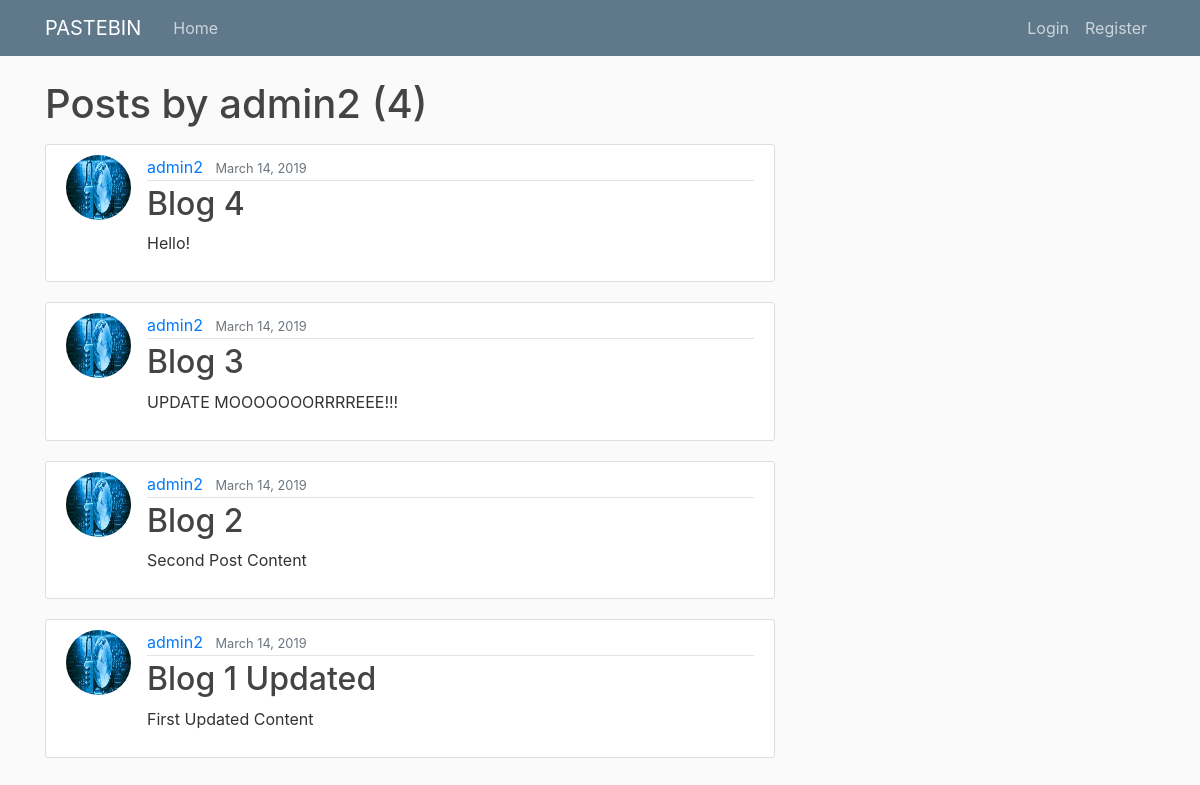
The app's page /user/admin2/, older data.
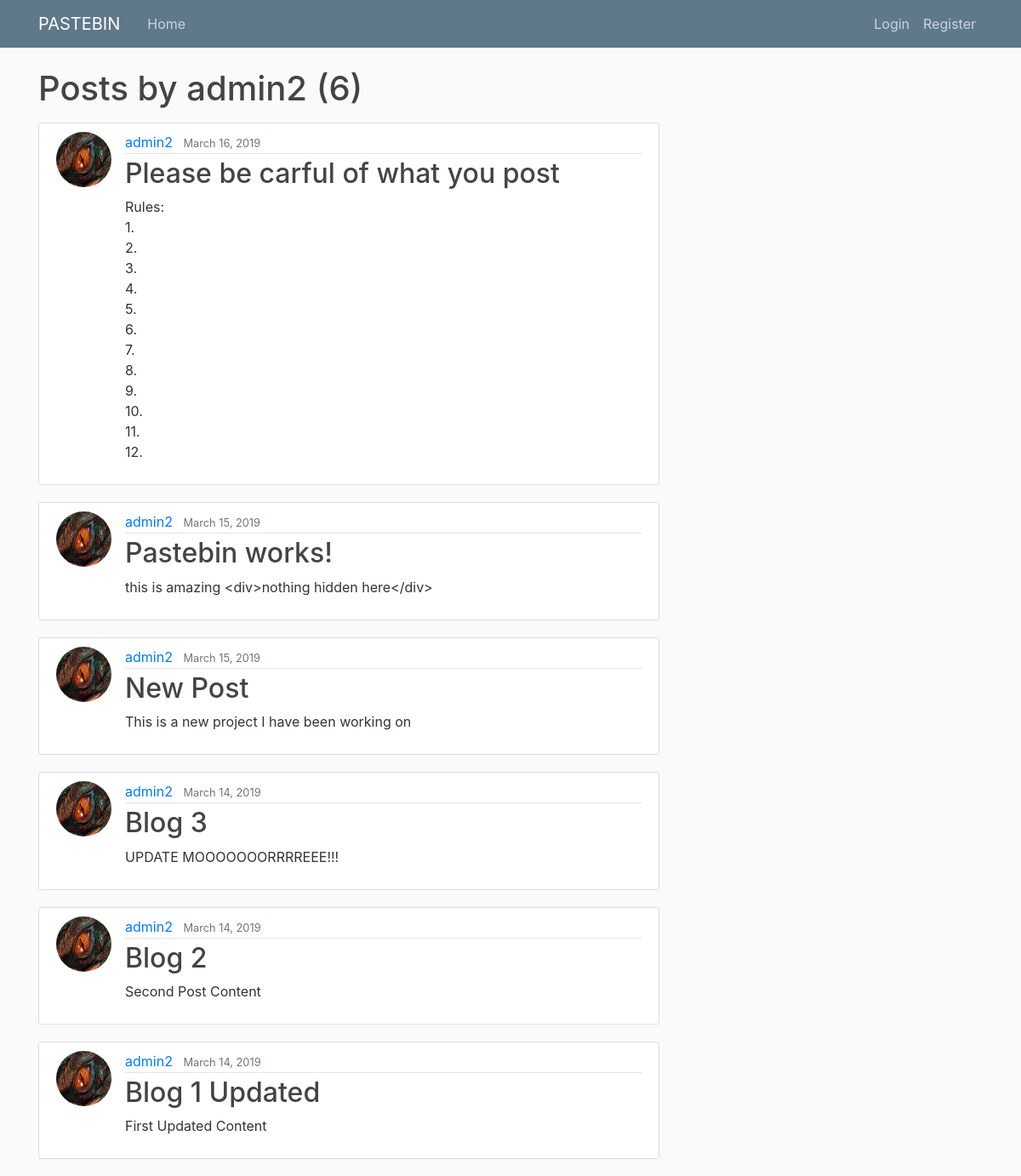
The same page, newer data.
### blog/models.py (models this page shows, shortened)
class Post(models.Model):
    title = models.CharField(max_length = 100)  # char field max
    content = models.TextField()  # text field for unrestricted lines of text
    date_posted = models.DateTimeField(default = timezone.now)  # uses default dating for posts
    author = models.ForeignKey(User, on_delete = models.CASCADE)  # if user is deleted posts are as well

### users/models.py (models this page shows, shortened)
class Profile(models.Model):
    user = models.OneToOneField(User, on_delete = models.CASCADE)
    image = models.ImageField(default = 'default.png', upload_to = 'profile_pics')

### blog/views.py (the view)
# urls.py: path('user/<str:username>/', UserPostListView.as_view(), name = 'user-posts'),  # path to user-posts
class UserPostListView(ListView):
    model = Post
    template_name = 'blog/user_posts.html'
    context_object_name = 'posts'  # define object to post for list
    paginate_by = 10 # display the 10 most recent posts
    def get_queryset(self):
        user = get_object_or_404(User, username=self.kwargs.get('username'))
        return Post.objects.filter(author=user).order_by('-date_posted')

### blog/templates/blog/user_posts.html (shortened to what this page needs)
{% extends "blog/base.html" %}
{% block content %}
    <h1 class="mb-3">Posts by {{ view.kwargs.username }} ({{ page_obj.paginator.count }})</h1>
    {% for post in posts %}
        <article class="media content-section">
            <img class = "rounded-circle article-img" src = "{{ post.author.profile.image.url }}">
            <div class="media-body">
                <div class="article-metadata">
                    <a class="mr-2" href="{% url 'user-posts' post.author.username %}">{{ post.author }}</a>
                    <small class="text-muted">{{ post.date_posted|date:"F d, Y"}}</small>
                </div>
                <h2><a class="article-title" href="{% url 'post-detail' post.id %}">{{ post.title }}</a></h2>
                <p class="article-content">{{ post.content }}</p>
            </div>
        </article>
    {% endfor %}
{% endblock content %}

### blog/templates/blog/base.html (shortened to what this page needs)
{% load static %}
<!DOCTYPE html>
<html>
<head>
    <link rel="stylesheet" href="https://maxcdn.bootstrapcdn.com/bootstrap/4.0.0/css/bootstrap.min.css">
    <link rel="stylesheet" type="text/css" href="{% static 'blog/main.css' %}">
</head>
<body>
    <header class="site-header">
        <nav class="navbar navbar-expand-md navbar-dark bg-steel fixed-top">
            <div class="container">
                    <a class="navbar-brand mr-4" href="{% url 'blog-home' %}">PASTEBIN</a>
                <div class="collapse navbar-collapse" id="navbarToggle">
                    <div class="navbar-nav mr-auto">
                        <a class="nav-item nav-link" href="{% url 'blog-home' %}">Home</a>
                    </div>
                    <div class="navbar-nav">
                        {% if user.is_authenticated %}
                       	    <a class="nav-item nav-link" href="{% url 'profile' %}">Profile</a>
						         				<img style="height:30px; width:30px;" class="rounded-circle account-img" src="{{ user.profile.image.url }}">
                            <a class="nav-item nav-link" href="{% url 'logout' %}">Logout</a>
                        {% else %}
                            <a class="nav-item nav-link" href="{% url 'login' %}">Login</a>
                            <a class="nav-item nav-link" href="{% url 'register' %}">Register</a>
                        {% endif %}
                    </div>
                </div>
            </div>
        </nav>
    </header>
    <main role="main" class="container">
        <div class="row">
            <div class="col-md-8">
                {% block content %}{% endblock %}
            </div>
        </div>
    </main>
</body>
</html>

### blog/static/blog/main.css (style rules this page uses)
body { background: #fafafa; color: #333333; margin-top: 5rem; }
h1, h2, h3, h4, h5, h6 { color: #444444; }
.bg-steel { background-color: #5f788a; }
.site-header .navbar-nav .nav-link { color: #cbd5db; }
.content-section { background: #ffffff; padding: 10px 20px; border: 1px solid #dddddd; border-radius: 3px; margin-bottom: 20px; }
.article-title { color: #444444; }
.article-content { white-space: pre-line; }
.article-img { height: 65px; width: 65px; margin-right: 16px; }
.article-metadata { padding-bottom: 1px; margin-bottom: 4px; border-bottom: 1px solid #e3e3e3 }

Row changes from the older to the newer data that the page shows:
removed Post: author.profile.image (picture), author "admin2", date_posted "March 14, 2019", title "Blog 4", content "Hello!"
added Post: author.profile.image (picture), author "admin2", date_posted "March 16, 2019", title "Please be carful of what you post", content "Rules: 1. 2. 3. 4. 5. 6. 7. 8. 9. 10. 11. 12."
added Post: author.profile.image (picture), author "admin2", date_posted "March 15, 2019", title "Pastebin works!", content "this is amazing <div>nothing hidden here</div>"
added Post: author.profile.image (picture), author "admin2", date_posted "March 15, 2019", title "New Post", content "This is a new project I have been working on"
changed through a linked row, Post "Blog 3": author.profile.image: a different picture
changed through a linked row, Post "Blog 2": author.profile.image: a different picture
changed through a linked row, Post "Blog 1 Updated": author.profile.image: a different picture
Text that changed along with them:
{{ page_obj.paginator.count }}: "4" → "6"
